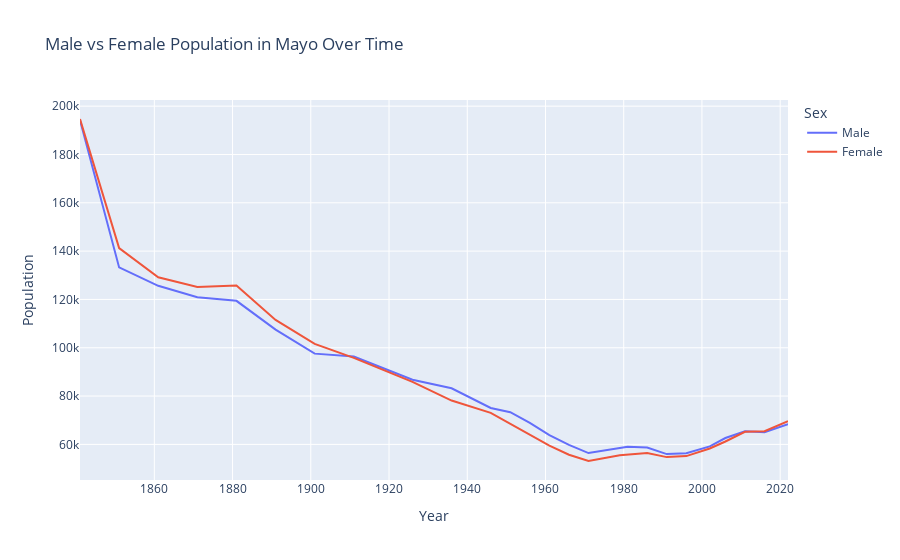

Notebook cell for this chart:
### Code cell
fig = px.line(
    census_pop[census_pop["County"] == "Mayo"],
    x="CensusYear",
    y=["Male", "Female"],
    title="Male vs Female Population in Mayo Over Time",
    labels={"value": "Population", "CensusYear": "Year", "variable": "Sex"}
)
fig.show()

### Figure 1 — Plotly figure (JSON) as saved in the notebook; plotly's stock layout.template omitted (floating-point values rounded to 4 significant figures)
{"data": [{"hovertemplate": "Sex=Male<br>Year=%{x}<br>Population=%{y}<extra></extra>", "legendgroup": "Male", "line": {"color": "#636efa", "dash": "solid"}, "marker": {"symbol": "circle"}, "mode": "lines", "name": "Male", "orientation": "v", "showlegend": true, "type": "scatter", "x": [1841, 1851, 1861, 1871, 1881, 1891, 1901, 1911, 1926, 1936, 1946, 1951, 1956, 1961, 1966, 1971, 1979, 1981, 1986, 1991, 1996, 2002, 2006, 2011, 2016, 2022], "xaxis": "x", "y": [194198, 133264, 125636, 120877, 119421, 107498, 97564, 96345, 86778, 83213, 75073, 73345, 68879, 63844, 59829, 56402, 58489, 58987, 58729, 55981, 56371, 59149, 62636, 65420, 65047, 68392], "yaxis": "y"}, {"hovertemplate": "Sex=Female<br>Year=%{x}<br>Population=%{y}<extra></extra>", "legendgroup": "Female", "line": {"color": "#EF553B", "dash": "solid"}, "marker": {"symbol": "circle"}, "mode": "lines", "name": "Female", "orientation": "v", "showlegend": true, "type": "scatter", "x": [1841, 1851, 1861, 1871, 1881, 1891, 1901, 1911, 1926, 1936, 1946, 1951, 1956, 1961, 1966, 1971, 1979, 1981, 1986, 1991, 1996, 2002, 2006, 2011, 2016, 2022], "xaxis": "x", "y": [194689, 141235, 129160, 125153, 125791, 111536, 101602, 95832, 85912, 78136, 73047, 68522, 64173, 59486, 55718, 53123, 55530, 55779, 56455, 54732, 55153, 58297, 61203, 65218, 65460, 69578], "yaxis": "y"}], "layout": {"legend": {"title": {"text": "Sex"}, "tracegroupgap": 0}, "title": {"text": "Male vs Female Population in Mayo Over Time"}, "xaxis": {"anchor": "y", "domain": [0, 1], "title": {"text": "Year"}}, "yaxis": {"anchor": "x", "domain": [0, 1], "title": {"text": "Population"}}}}
